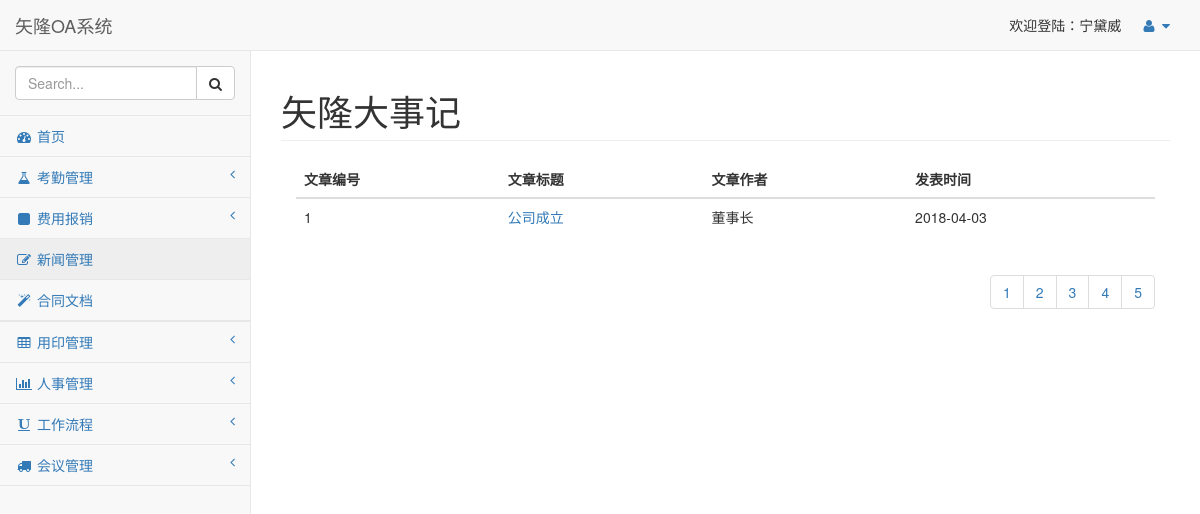
The page /news/ (signed in) on the database its author committed.
### FlaskOAPro/OAPro/models.py (models this page shows, shortened)
class Base(db.Model):
    __abstract__ = True
    id = db.Column(db.Integer, primary_key=True, autoincrement=True)

class Person(Base):
    username = db.Column(db.String(32), unique=True)  # 登陆名 必填 不可以重复
    password = db.Column(db.String(32))  # 密码 必填
    nick_name = db.Column(db.String(32)) # 姓名 必填
    age = db.Column(db.Integer,nullable=True) # 年龄 注册后完善 可以为null
    gender = db.Column(db.String(16),nullable = True) # 性别 注册后完善 可以为null
    skill = db.Column(db.String(128),nullable = True) #擅长  注册后完善 可以为null
    phone = db.Column(db.String(16),nullable = True) # 电话 注册后完善 可以为null
    email = db.Column(db.String(32),nullable = True) # 邮箱 注册后完善 可以为null
    address = db.Column(db.Text,nullable = True) # 用户地址 注册后完善 可以为null
    score = db.Column(db.Float,default=1) #绩效 默认为1
    position_id = db.Column(db.Integer,db.ForeignKey("position.id")) #Position 职位表外键
    p_attendance = db.relationship(
        "Attendance",
        backref = "a_person"
    ) # 反向映射 假条表
    p_expense = db.relationship(
        "Expense",
        backref="e_person"
    )  # 反向映射 报销表
    p_seal = db.relationship(
        "Seal",
        backref="s_person"
    )  # 反向映射 公章表
    p_handle = db.relationship(
        "Handle",
        backref="h_person"
    )  # 反向映射 流程表

class Position(Base):
    p_name = db.Column(db.String(32)) #名称
    p_description = db.Column(db.Text) #描述
    p_level = db.Column(db.Integer) #职级
    p_person = db.relationship(
        "Person",
        backref="p_position"
    ) #反向映射向 员工
    department_id = db.Column(db.Integer, db.ForeignKey("department.id")) #外键指向部门表
    p_permission = db.relationship(
        "Permission",
        secondary="pos_per",
        backref="p_position"
    ) #反向映射权限表，中间表是pos_per

class News(Base):
    title = db.Column(db.String(32))
    author = db.Column(db.String(32))
    content = db.Column(db.Text)
    public_time = db.Column(db.Date)
    picture = db.Column(db.String(128),nullable = True)

### FlaskOAPro/OAPro/views.py (the view, shortened to what this page needs)
@OAPrint.route("/news/", methods=["POST", "GET"])
@loginValid
def news():
    news_list = News.query.order_by(News.id.desc())
    return render_template("news.html", news_list=news_list)

### FlaskOAPro/OAPro/views.py (called while the page is built)
def loginValid(fun):
    @wraps(fun)
    def inner(*args,**kwargs):
        username = request.cookies.get("username")
        user_id = request.cookies.get("userid")
        if username and user_id: # 校验cookie有值
            user = Person.query.get(int(user_id))
            if user:
                if user.username == username: # 校验cookie的用户名和数据库当时在的用户名是对应的
                    return fun(*args, **kwargs) # 返回函数
        return redirect("/login/")
    return inner

### FlaskOAPro/templates/news.html (shortened to what this page needs)
{% extends "base.html" %}
{% block label %}
    矢隆大事记
{% endblock %}
{% block content %}
<table class="table">
    <thead>
        <tr>
            <th>文章编号</th>
            <th>文章标题</th>
            <th>文章作者</th>
            <th>发表时间</th>
        </tr>
    </thead>
    <tbody>
        {% for news in news_list %}
        <tr>
            <td>{{ news.id }}</td>
            <td>
                <a href="/news_info/{{ news.id }}/">{{ news.title }}</a>
            <td>{{ news.author }}</td>
            <td>{{ news.public_time }}</td>
        </tr>
        {% endfor %}
    </tbody>
</table>
<ul class="pagination pull-right">
    <li><a href="#">1</a></li>
    <li><a href="#">2</a></li>
    <li><a href="#">3</a></li>
    <li><a href="#">4</a></li>
    <li><a href="#">5</a></li>
</ul>
{% endblock %}

### FlaskOAPro/templates/base.html (shortened to what this page needs)
<!DOCTYPE html>
<html lang="en">
<head>
    <link href="/static/vendor/bootstrap/css/bootstrap.min.css" rel="stylesheet">
    <link href="/static/vendor/metisMenu/metisMenu.min.css" rel="stylesheet">
    <link href="/static/dist/css/sb-admin-2.css" rel="stylesheet">
    <link href="/static/vendor/morrisjs/morris.css" rel="stylesheet">
    <link href="/static/vendor/font-awesome/css/font-awesome.min.css" rel="stylesheet" type="text/css">
</head>
<body>
    <div id="wrapper">
        <nav class="navbar navbar-default navbar-static-top" role="navigation" style="margin-bottom: 0">
            <div class="navbar-header">
                <a class="navbar-brand" href="index.html">矢隆OA系统</a>
            </div>
            <ul class="nav navbar-top-links navbar-right">
                <li>欢迎登陆：{{ page_process().name }}</li>
                <li class="dropdown">
                    <a class="dropdown-toggle" data-toggle="dropdown" href="#">
                        <i class="fa fa-user fa-fw"></i> <i class="fa fa-caret-down"></i>
                    </a>
                </li>
            </ul>
            <div class="navbar-default sidebar" role="navigation">
                <div class="sidebar-nav navbar-collapse">
                    <ul class="nav" id="side-menu">
                        <li class="sidebar-search">
                            <div class="input-group custom-search-form">
                                <input type="text" class="form-control" placeholder="Search...">
                                <span class="input-group-btn">
                                <button class="btn btn-default" type="button">
                                    <i class="fa fa-search"></i>
                                </button>
                            </span>
                            </div>
                        </li>
                        <li>
                            <a href="/"><i class="fa fa-dashboard fa-fw"></i> 首页</a>
                        </li>
                        <li>
                            <a href="#"><i class="fa fa-flask fa-fw"></i> 考勤管理<span class="fa arrow"></span></a>
                        </li>
                        <li>
                            <a href="#"><i class="fa fa-square fa-fw"></i> 费用报销<span class="fa arrow"></span></a>
                        </li>
                        <li>
                            <a href="/news/"><i class="fa fa-edit fa-fw"></i> 新闻管理</a>
                        </li>
                        <li>
                            <a href="/doc/"><i class="fa fa-magic fa-fw"></i> 合同文档</a>
                        </li>
                        <li>
                        <li>
                            <a href="#"><i class="fa fa-table fa-fw"></i> 用印管理<span class="fa arrow"></span></a>
                        </li>
                        <li>
                            <a href="#"><i class="fa fa-bar-chart-o fa-fw"></i> 人事管理<span class="fa arrow"></span></a>
                        </li>
                        <li>
                            <a href="#"><i class="fa fa-underline fa-fw"></i> 工作流程<span class="fa arrow"></span></a>
                        </li>
                        <li>
                            <a href="#"><i class="fa fa-truck fa-fw"></i> 会议管理<span class="fa arrow"></span></a>
                        </li>
                    </ul>
                </div>
            </div>
        </nav>
        <div id="page-wrapper">
            <div class="row">
                <div class="col-lg-12">
                    <h1 class="page-header">
                        {% block label %}
                        {% endblock %}
                    </h1>
                </div>
            </div>
            <div class="container-fluid">
                {% block content %}
                {% endblock %}
            </div>
        </div>
    </div>
</body>
</html>

### rows shown on the page
Person: nick_name.p_level "宁黛威"
News: id "1", title "公司成立", author "董事长", public_time "2018-04-03"
